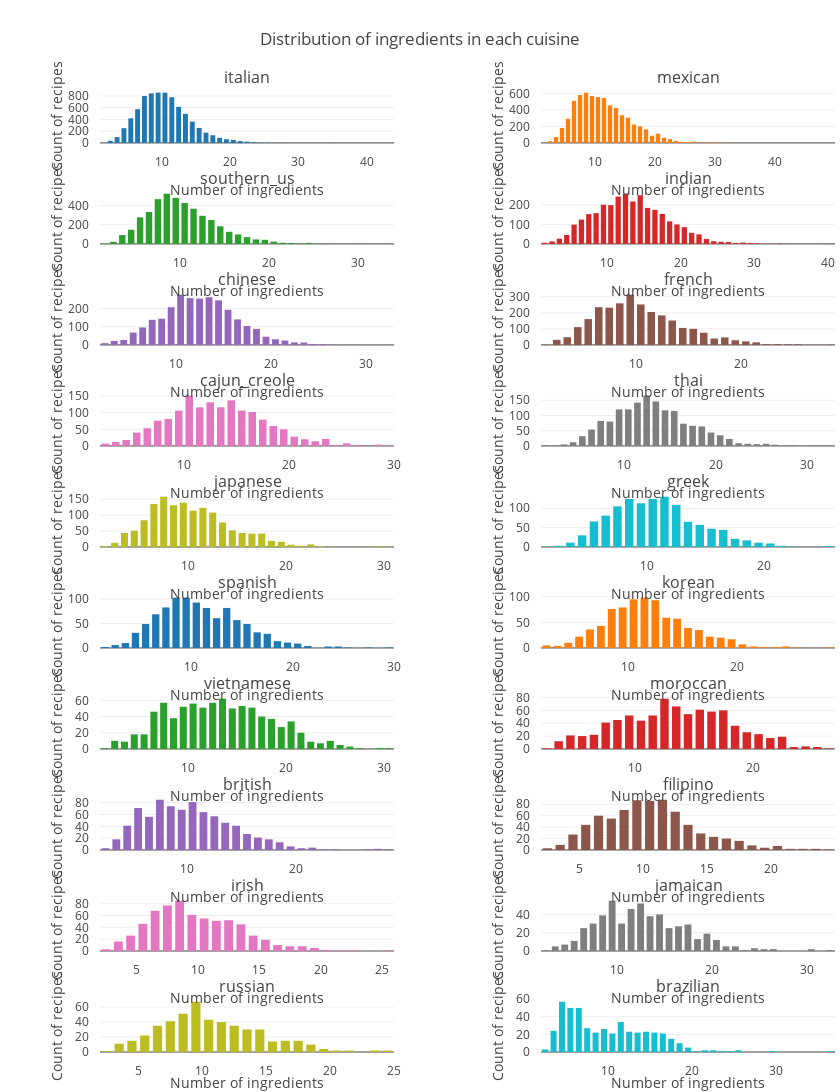

The notebook cell this image was saved under:
### Markdown cell above
# Distrbutions of recipe vs ingredients in each cuisine

### Code cell
# distribution of ingredients in each cuisine
from itertools import chain
labels = [i for i in cuisine_clean.cuisine.value_counts().index]

totalPlot = 20
y = [[item]*2 for item in range(1,20)]
y = list(chain.from_iterable(y))
z = [1,2]*int((totalPlot/2))
fig = tools.make_subplots(rows= 10, cols=2, subplot_titles= labels, specs = [[{},{}],[{},{}],[{},{}],[{},{}],[{},{}],[{},{}],[{},{}],[{},{}],[{},{}],[{},{}]],  horizontal_spacing = 0.20)

traces = []
for i,e in enumerate(labels):
    maximum = max(cuisine_clean[cuisine_clean['cuisine'] == e]['ingredients'].str.len())
    trace = go.Histogram(
            x= cuisine_clean[cuisine_clean['cuisine'] == e]['ingredients'].str.len(),
        xbins=dict(start=0,end=maximum,size=1))
    traces.append(trace)
count = 1    
for t,y,z in zip(traces,y,z):
    fig.append_trace(t, y,z)
    fig['layout'].update(height=3000, width=840,
    margin=dict(l=100,r=5,b=40,t=90,pad=10), showlegend=False,bargap=0.1,
    bargroupgap=0.2,  title='Distribution of ingredients in each cuisine')
    fig['layout']['xaxis'+str(count)].update(title='Number of ingredients')
    fig['layout']['yaxis'+str(count)].update(title='Count of recipes')
    
    count = count+1

iplot(fig, filename='distributions-cuisine')

### Figure 1 — Plotly figure (JSON) as saved in the notebook; plotly's stock layout.template omitted (floating-point values rounded to 4 significant figures; data arrays with more than 128 entries replaced by an {"elided": "..."} marker saying what was removed)
{"data": [{"type": "histogram", "uid": "82f31e7c-de8a-4698-8289-e8add0fff33e", "x": {"elided": "7838 int values"}, "xaxis": "x", "xbins": {"end": 65, "size": 1, "start": 0}, "yaxis": "y"}, {"type": "histogram", "uid": "7be5f189-cbbd-42b9-85b2-e757058ddbfe", "x": {"elided": "6438 int values"}, "xaxis": "x2", "xbins": {"end": 52, "size": 1, "start": 0}, "yaxis": "y2"}, {"type": "histogram", "uid": "b44f39c6-eb36-465f-af36-ed76df4a486b", "x": {"elided": "4320 int values"}, "xaxis": "x3", "xbins": {"end": 40, "size": 1, "start": 0}, "yaxis": "y3"}, {"type": "histogram", "uid": "e77b0ff2-41e9-4373-959a-af51808f2897", "x": {"elided": "3003 int values"}, "xaxis": "x4", "xbins": {"end": 49, "size": 1, "start": 0}, "yaxis": "y4"}, {"type": "histogram", "uid": "899fd55b-e92c-44df-a3f8-ba57f040cce3", "x": {"elided": "2673 int values"}, "xaxis": "x5", "xbins": {"end": 38, "size": 1, "start": 0}, "yaxis": "y5"}, {"type": "histogram", "uid": "dba4ac60-db2e-4044-bea9-a48562ebef6a", "x": {"elided": "2646 int values"}, "xaxis": "x6", "xbins": {"end": 31, "size": 1, "start": 0}, "yaxis": "y6"}, {"type": "histogram", "uid": "a67bd3ad-bf0c-4cca-980c-febe19ad97be", "x": {"elided": "1546 int values"}, "xaxis": "x7", "xbins": {"end": 31, "size": 1, "start": 0}, "yaxis": "y7"}, {"type": "histogram", "uid": "fe12315c-e269-426f-838c-384503356db0", "x": {"elided": "1539 int values"}, "xaxis": "x8", "xbins": {"end": 40, "size": 1, "start": 0}, "yaxis": "y8"}, {"type": "histogram", "uid": "a1f2db96-e1c1-48f2-b885-bc1f251b3140", "x": {"elided": "1423 int values"}, "xaxis": "x9", "xbins": {"end": 34, "size": 1, "start": 0}, "yaxis": "y9"}, {"type": "histogram", "uid": "74b4ffd5-8ed6-49ed-bcc1-183996433439", "x": {"elided": "1175 int values"}, "xaxis": "x10", "xbins": {"end": 27, "size": 1, "start": 0}, "yaxis": "y10"}, {"type": "histogram", "uid": "65f0fdd0-50d3-43ed-b433-f645fe5ab3c8", "x": {"elided": "989 int values"}, "xaxis": "x11", "xbins": {"end": 35, "size": 1, "start": 0}, "yaxis": "y11"}, {"type": "histogram", "uid": "d5077281-1d4a-43e7-8eef-f5257134a2f7", "x": {"elided": "830 int values"}, "xaxis": "x12", "xbins": {"end": 29, "size": 1, "start": 0}, "yaxis": "y12"}, {"type": "histogram", "uid": "75f18870-25bc-4a93-b8c1-0a21e0436ef4", "x": {"elided": "825 int values"}, "xaxis": "x13", "xbins": {"end": 31, "size": 1, "start": 0}, "yaxis": "y13"}, {"type": "histogram", "uid": "a90b9cd1-73e5-45ae-a807-d8bbb1574c0c", "x": {"elided": "821 int values"}, "xaxis": "x14", "xbins": {"end": 31, "size": 1, "start": 0}, "yaxis": "y14"}, {"type": "histogram", "uid": "93db9202-6328-4729-ae4c-e98a2add523f", "x": {"elided": "804 int values"}, "xaxis": "x15", "xbins": {"end": 30, "size": 1, "start": 0}, "yaxis": "y15"}, {"type": "histogram", "uid": "2a430eb0-4987-48db-816a-b6236e77e082", "x": {"elided": "755 int values"}, "xaxis": "x16", "xbins": {"end": 38, "size": 1, "start": 0}, "yaxis": "y16"}, {"type": "histogram", "uid": "cd33b7ab-8d08-4181-845a-eb1ad7ba3c54", "x": {"elided": "667 int values"}, "xaxis": "x17", "xbins": {"end": 27, "size": 1, "start": 0}, "yaxis": "y17"}, {"type": "histogram", "uid": "3ada2213-6b40-42ad-96f9-6ed49ecb6a33", "x": {"elided": "526 int values"}, "xaxis": "x18", "xbins": {"end": 35, "size": 1, "start": 0}, "yaxis": "y18"}, {"type": "histogram", "uid": "6974370f-0571-42e7-8be6-4666ee9c25c5", "x": {"elided": "489 int values"}, "xaxis": "x19", "xbins": {"end": 25, "size": 1, "start": 0}, "yaxis": "y19"}, {"type": "histogram", "uid": "0b4a8119-571b-4a2a-9b20-a9279cb5010a", "x": {"elided": "467 int values"}, "xaxis": "x20", "xbins": {"end": 59, "size": 1, "start": 0}, "yaxis": "y20"}], "layout": {"annotations": [{"font": {"size": 16}, "showarrow": false, "text": "italian", "x": 0.2, "xanchor": "center", "xref": "paper", "y": 1, "yanchor": "bottom", "yref": "paper"}, {"font": {"size": 16}, "showarrow": false, "text": "mexican", "x": 0.8, "xanchor": "center", "xref": "paper", "y": 1, "yanchor": "bottom", "yref": "paper"}, {"font": {"size": 16}, "showarrow": false, "text": "southern_us", "x": 0.2, "xanchor": "center", "xref": "paper", "y": 0.895, "yanchor": "bottom", "yref": "paper"}, {"font": {"size": 16}, "showarrow": false, "text": "indian", "x": 0.8, "xanchor": "center", "xref": "paper", "y": 0.895, "yanchor": "bottom", "yref": "paper"}, {"font": {"size": 16}, "showarrow": false, "text": "chinese", "x": 0.2, "xanchor": "center", "xref": "paper", "y": 0.79, "yanchor": "bottom", "yref": "paper"}, {"font": {"size": 16}, "showarrow": false, "text": "french", "x": 0.8, "xanchor": "center", "xref": "paper", "y": 0.79, "yanchor": "bottom", "yref": "paper"}, {"font": {"size": 16}, "showarrow": false, "text": "cajun_creole", "x": 0.2, "xanchor": "center", "xref": "paper", "y": 0.685, "yanchor": "bottom", "yref": "paper"}, {"font": {"size": 16}, "showarrow": false, "text": "thai", "x": 0.8, "xanchor": "center", "xref": "paper", "y": 0.685, "yanchor": "bottom", "yref": "paper"}, {"font": {"size": 16}, "showarrow": false, "text": "japanese", "x": 0.2, "xanchor": "center", "xref": "paper", "y": 0.58, "yanchor": "bottom", "yref": "paper"}, {"font": {"size": 16}, "showarrow": false, "text": "greek", "x": 0.8, "xanchor": "center", "xref": "paper", "y": 0.58, "yanchor": "bottom", "yref": "paper"}, {"font": {"size": 16}, "showarrow": false, "text": "spanish", "x": 0.2, "xanchor": "center", "xref": "paper", "y": 0.475, "yanchor": "bottom", "yref": "paper"}, {"font": {"size": 16}, "showarrow": false, "text": "korean", "x": 0.8, "xanchor": "center", "xref": "paper", "y": 0.475, "yanchor": "bottom", "yref": "paper"}, {"font": {"size": 16}, "showarrow": false, "text": "vietnamese", "x": 0.2, "xanchor": "center", "xref": "paper", "y": 0.37, "yanchor": "bottom", "yref": "paper"}, {"font": {"size": 16}, "showarrow": false, "text": "moroccan", "x": 0.8, "xanchor": "center", "xref": "paper", "y": 0.37, "yanchor": "bottom", "yref": "paper"}, {"font": {"size": 16}, "showarrow": false, "text": "british", "x": 0.2, "xanchor": "center", "xref": "paper", "y": 0.265, "yanchor": "bottom", "yref": "paper"}, {"font": {"size": 16}, "showarrow": false, "text": "filipino", "x": 0.8, "xanchor": "center", "xref": "paper", "y": 0.265, "yanchor": "bottom", "yref": "paper"}, {"font": {"size": 16}, "showarrow": false, "text": "irish", "x": 0.2, "xanchor": "center", "xref": "paper", "y": 0.16, "yanchor": "bottom", "yref": "paper"}, {"font": {"size": 16}, "showarrow": false, "text": "jamaican", "x": 0.8, "xanchor": "center", "xref": "paper", "y": 0.16, "yanchor": "bottom", "yref": "paper"}, {"font": {"size": 16}, "showarrow": false, "text": "russian", "x": 0.2, "xanchor": "center", "xref": "paper", "y": 0.055, "yanchor": "bottom", "yref": "paper"}, {"font": {"size": 16}, "showarrow": false, "text": "brazilian", "x": 0.8, "xanchor": "center", "xref": "paper", "y": 0.055, "yanchor": "bottom", "yref": "paper"}], "bargap": 0.1, "bargroupgap": 0.2, "height": 3000, "margin": {"b": 40, "l": 100, "pad": 10, "r": 5, "t": 90}, "showlegend": false, "title": {"text": "Distribution of ingredients in each cuisine"}, "width": 840, "xaxis": {"anchor": "y", "domain": [0, 0.4], "title": {"text": "Number of ingredients"}}, "xaxis10": {"anchor": "y10", "domain": [0.6, 1], "title": {"text": "Number of ingredients"}}, "xaxis11": {"anchor": "y11", "domain": [0, 0.4], "title": {"text": "Number of ingredients"}}, "xaxis12": {"anchor": "y12", "domain": [0.6, 1], "title": {"text": "Number of ingredients"}}, "xaxis13": {"anchor": "y13", "domain": [0, 0.4], "title": {"text": "Number of ingredients"}}, "xaxis14": {"anchor": "y14", "domain": [0.6, 1], "title": {"text": "Number of ingredients"}}, "xaxis15": {"anchor": "y15", "domain": [0, 0.4], "title": {"text": "Number of ingredients"}}, "xaxis16": {"anchor": "y16", "domain": [0.6, 1], "title": {"text": "Number of ingredients"}}, "xaxis17": {"anchor": "y17", "domain": [0, 0.4], "title": {"text": "Number of ingredients"}}, "xaxis18": {"anchor": "y18", "domain": [0.6, 1], "title": {"text": "Number of ingredients"}}, "xaxis19": {"anchor": "y19", "domain": [0, 0.4], "title": {"text": "Number of ingredients"}}, "xaxis2": {"anchor": "y2", "domain": [0.6, 1], "title": {"text": "Number of ingredients"}}, "xaxis20": {"anchor": "y20", "domain": [0.6, 1], "title": {"text": "Number of ingredients"}}, "xaxis3": {"anchor": "y3", "domain": [0, 0.4], "title": {"text": "Number of ingredients"}}, "xaxis4": {"anchor": "y4", "domain": [0.6, 1], "title": {"text": "Number of ingredients"}}, "xaxis5": {"anchor": "y5", "domain": [0, 0.4], "title": {"text": "Number of ingredients"}}, "xaxis6": {"anchor": "y6", "domain": [0.6, 1], "title": {"text": "Number of ingredients"}}, "xaxis7": {"anchor": "y7", "domain": [0, 0.4], "title": {"text": "Number of ingredients"}}, "xaxis8": {"anchor": "y8", "domain": [0.6, 1], "title": {"text": "Number of ingredients"}}, "xaxis9": {"anchor": "y9", "domain": [0, 0.4], "title": {"text": "Number of ingredients"}}, "yaxis": {"anchor": "x", "domain": [0.945, 1], "title": {"text": "Count of recipes"}}, "yaxis10": {"anchor": "x10", "domain": [0.525, 0.58], "title": {"text": "Count of recipes"}}, "yaxis11": {"anchor": "x11", "domain": [0.42, 0.475], "title": {"text": "Count of recipes"}}, "yaxis12": {"anchor": "x12", "domain": [0.42, 0.475], "title": {"text": "Count of recipes"}}, "yaxis13": {"anchor": "x13", "domain": [0.315, 0.37], "title": {"text": "Count of recipes"}}, "yaxis14": {"anchor": "x14", "domain": [0.315, 0.37], "title": {"text": "Count of recipes"}}, "yaxis15": {"anchor": "x15", "domain": [0.21, 0.265], "title": {"text": "Count of recipes"}}, "yaxis16": {"anchor": "x16", "domain": [0.21, 0.265], "title": {"text": "Count of recipes"}}, "yaxis17": {"anchor": "x17", "domain": [0.105, 0.16], "title": {"text": "Count of recipes"}}, "yaxis18": {"anchor": "x18", "domain": [0.105, 0.16], "title": {"text": "Count of recipes"}}, "yaxis19": {"anchor": "x19", "domain": [0, 0.055], "title": {"text": "Count of recipes"}}, "yaxis2": {"anchor": "x2", "domain": [0.945, 1], "title": {"text": "Count of recipes"}}, "yaxis20": {"anchor": "x20", "domain": [0, 0.055], "title": {"text": "Count of recipes"}}, "yaxis3": {"anchor": "x3", "domain": [0.84, 0.895], "title": {"text": "Count of recipes"}}, "yaxis4": {"anchor": "x4", "domain": [0.84, 0.895], "title": {"text": "Count of recipes"}}, "yaxis5": {"anchor": "x5", "domain": [0.735, 0.79], "title": {"text": "Count of recipes"}}, "yaxis6": {"anchor": "x6", "domain": [0.735, 0.79], "title": {"text": "Count of recipes"}}, "yaxis7": {"anchor": "x7", "domain": [0.63, 0.685], "title": {"text": "Count of recipes"}}, "yaxis8": {"anchor": "x8", "domain": [0.63, 0.685], "title": {"text": "Count of recipes"}}, "yaxis9": {"anchor": "x9", "domain": [0.525, 0.58], "title": {"text": "Count of recipes"}}}}
